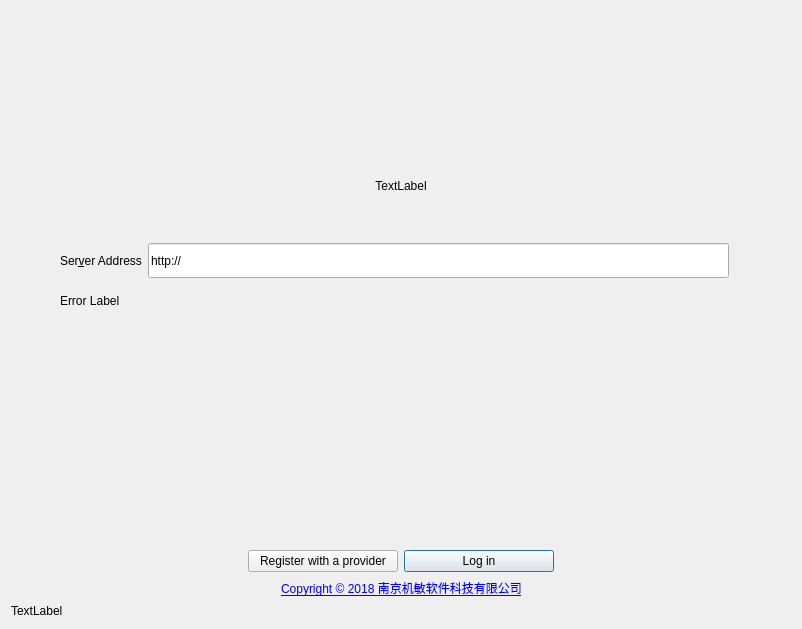
<?xml version="1.0" encoding="UTF-8"?>
<ui version="4.0">
 <class>OwncloudSetupPage</class>
 <widget class="QWidget" name="OwncloudSetupPage">
  <property name="geometry">
   <rect>
    <x>0</x>
    <y>0</y>
    <width>802</width>
    <height>629</height>
   </rect>
  </property>
  <property name="sizePolicy">
   <sizepolicy hsizetype="Preferred" vsizetype="Maximum">
    <horstretch>0</horstretch>
    <verstretch>0</verstretch>
   </sizepolicy>
  </property>
  <property name="windowTitle">
   <string>Form</string>
  </property>
  <property name="autoFillBackground">
   <bool>false</bool>
  </property>
  <property name="styleSheet">
   <string notr="true"/>
  </property>
  <layout class="QGridLayout" name="gridLayout">
   <item row="16" column="0">
    <widget class="QLabel" name="bottomLabel">
     <property name="minimumSize">
      <size>
       <width>0</width>
       <height>0</height>
      </size>
     </property>
     <property name="text">
      <string>TextLabel</string>
     </property>
     <property name="textFormat">
      <enum>Qt::RichText</enum>
     </property>
    </widget>
   </item>
   <item row="14" column="0">
    <layout class="QHBoxLayout" name="horizontalLayout_3">
     <property name="bottomMargin">
      <number>0</number>
     </property>
     <item>
      <spacer name="horizontalSpacer_6">
       <property name="orientation">
        <enum>Qt::Horizontal</enum>
       </property>
       <property name="sizeHint" stdset="0">
        <size>
         <width>40</width>
         <height>20</height>
        </size>
       </property>
      </spacer>
     </item>
     <item>
      <widget class="QLabel" name="installLink">
       <property name="text">
        <string>&lt;a href=&quot;http://www.astute-tec.com&quot;&gt;&lt;span style=&quot; text-decoration: underline; color:#0000ff;&quot;&gt;Copyright © 2018 南京机敏软件科技有限公司&lt;/span&gt;&lt;/a&gt;</string>
       </property>
       <property name="openExternalLinks">
        <bool>true</bool>
       </property>
      </widget>
     </item>
     <item>
      <spacer name="horizontalSpacer_5">
       <property name="orientation">
        <enum>Qt::Horizontal</enum>
       </property>
       <property name="sizeHint" stdset="0">
        <size>
         <width>40</width>
         <height>20</height>
        </size>
       </property>
      </spacer>
     </item>
    </layout>
   </item>
   <item row="3" column="0">
    <widget class="QLabel" name="topLabel">
     <property name="sizePolicy">
      <sizepolicy hsizetype="Preferred" vsizetype="Fixed">
       <horstretch>0</horstretch>
       <verstretch>0</verstretch>
      </sizepolicy>
     </property>
     <property name="text">
      <string>TextLabel</string>
     </property>
     <property name="textFormat">
      <enum>Qt::RichText</enum>
     </property>
     <property name="alignment">
      <set>Qt::AlignCenter</set>
     </property>
     <property name="wordWrap">
      <bool>true</bool>
     </property>
    </widget>
   </item>
   <item row="11" column="0" rowspan="2">
    <layout class="QHBoxLayout" name="buttons" stretch="0,0,0,0">
     <property name="spacing">
      <number>6</number>
     </property>
     <property name="topMargin">
      <number>20</number>
     </property>
     <item>
      <spacer name="horizontalSpacer_3">
       <property name="orientation">
        <enum>Qt::Horizontal</enum>
       </property>
       <property name="sizeHint" stdset="0">
        <size>
         <width>40</width>
         <height>20</height>
        </size>
       </property>
      </spacer>
     </item>
     <item>
      <widget class="QPushButton" name="createAccountButton">
       <property name="enabled">
        <bool>true</bool>
       </property>
       <property name="minimumSize">
        <size>
         <width>150</width>
         <height>0</height>
        </size>
       </property>
       <property name="autoFillBackground">
        <bool>false</bool>
       </property>
       <property name="text">
        <string>Register with a provider</string>
       </property>
       <property name="default">
        <bool>false</bool>
       </property>
      </widget>
     </item>
     <item>
      <widget class="QPushButton" name="loginButton">
       <property name="sizePolicy">
        <sizepolicy hsizetype="Minimum" vsizetype="Fixed">
         <horstretch>0</horstretch>
         <verstretch>0</verstretch>
        </sizepolicy>
       </property>
       <property name="minimumSize">
        <size>
         <width>150</width>
         <height>0</height>
        </size>
       </property>
       <property name="text">
        <string>Log in</string>
       </property>
       <property name="autoDefault">
        <bool>false</bool>
       </property>
       <property name="default">
        <bool>true</bool>
       </property>
       <property name="flat">
        <bool>false</bool>
       </property>
      </widget>
     </item>
     <item>
      <spacer name="horizontalSpacer_4">
       <property name="orientation">
        <enum>Qt::Horizontal</enum>
       </property>
       <property name="sizeHint" stdset="0">
        <size>
         <width>40</width>
         <height>20</height>
        </size>
       </property>
      </spacer>
     </item>
    </layout>
   </item>
   <item row="6" column="0">
    <spacer name="verticalSpacer_4">
     <property name="orientation">
      <enum>Qt::Vertical</enum>
     </property>
     <property name="sizeType">
      <enum>QSizePolicy::MinimumExpanding</enum>
     </property>
     <property name="sizeHint" stdset="0">
      <size>
       <width>20</width>
       <height>20</height>
      </size>
     </property>
    </spacer>
   </item>
   <item row="2" column="0">
    <widget class="OCC::SlideShow" name="slideShow" native="true">
     <property name="font">
      <font>
       <pointsize>12</pointsize>
       <weight>75</weight>
       <bold>true</bold>
      </font>
     </property>
    </widget>
   </item>
   <item row="4" column="0">
    <widget class="QWidget" name="login" native="true">
     <property name="sizePolicy">
      <sizepolicy hsizetype="Minimum" vsizetype="Expanding">
       <horstretch>0</horstretch>
       <verstretch>0</verstretch>
      </sizepolicy>
     </property>
     <property name="minimumSize">
      <size>
       <width>0</width>
       <height>80</height>
      </size>
     </property>
     <property name="styleSheet">
      <string notr="true"/>
     </property>
     <layout class="QHBoxLayout" name="horizontalLayout_2">
      <item>
       <layout class="QHBoxLayout" name="serverBox">
        <property name="sizeConstraint">
         <enum>QLayout::SetDefaultConstraint</enum>
        </property>
        <item>
         <spacer name="horizontalSpacer">
          <property name="orientation">
           <enum>Qt::Horizontal</enum>
          </property>
          <property name="sizeType">
           <enum>QSizePolicy::Preferred</enum>
          </property>
          <property name="sizeHint" stdset="0">
           <size>
            <width>40</width>
            <height>0</height>
           </size>
          </property>
         </spacer>
        </item>
        <item>
         <layout class="QVBoxLayout" name="verticalLayout">
          <item>
           <spacer name="verticalSpacer_2">
            <property name="orientation">
             <enum>Qt::Vertical</enum>
            </property>
            <property name="sizeType">
             <enum>QSizePolicy::MinimumExpanding</enum>
            </property>
            <property name="sizeHint" stdset="0">
             <size>
              <width>20</width>
              <height>0</height>
             </size>
            </property>
           </spacer>
          </item>
          <item>
           <layout class="QHBoxLayout" name="horizontalLayout">
            <item>
             <widget class="QLabel" name="label_2">
              <property name="sizePolicy">
               <sizepolicy hsizetype="Preferred" vsizetype="Ignored">
                <horstretch>0</horstretch>
                <verstretch>0</verstretch>
               </sizepolicy>
              </property>
              <property name="text">
               <string>Ser&amp;ver Address</string>
              </property>
              <property name="buddy">
               <cstring>leUrl</cstring>
              </property>
             </widget>
            </item>
            <item>
             <widget class="OCC::PostfixLineEdit" name="leUrl">
              <property name="sizePolicy">
               <sizepolicy hsizetype="Expanding" vsizetype="Ignored">
                <horstretch>0</horstretch>
                <verstretch>0</verstretch>
               </sizepolicy>
              </property>
              <property name="text">
               <string>http://</string>
              </property>
              <property name="placeholderText">
               <string>http://...</string>
              </property>
             </widget>
            </item>
            <item>
             <layout class="QHBoxLayout" name="resultLayout">
              <property name="spacing">
               <number>0</number>
              </property>
             </layout>
            </item>
            <item>
             <widget class="QLabel" name="urlLabel">
              <property name="sizePolicy">
               <sizepolicy hsizetype="Preferred" vsizetype="Expanding">
                <horstretch>0</horstretch>
                <verstretch>0</verstretch>
               </sizepolicy>
              </property>
              <property name="text">
               <string/>
              </property>
             </widget>
            </item>
           </layout>
          </item>
          <item>
           <widget class="QLabel" name="errorLabel">
            <property name="sizePolicy">
             <sizepolicy hsizetype="MinimumExpanding" vsizetype="MinimumExpanding">
              <horstretch>0</horstretch>
              <verstretch>0</verstretch>
             </sizepolicy>
            </property>
            <property name="text">
             <string>Error Label</string>
            </property>
            <property name="textFormat">
             <enum>Qt::RichText</enum>
            </property>
            <property name="openExternalLinks">
             <bool>true</bool>
            </property>
           </widget>
          </item>
          <item>
           <spacer name="verticalSpacer_3">
            <property name="orientation">
             <enum>Qt::Vertical</enum>
            </property>
            <property name="sizeType">
             <enum>QSizePolicy::MinimumExpanding</enum>
            </property>
            <property name="sizeHint" stdset="0">
             <size>
              <width>20</width>
              <height>0</height>
             </size>
            </property>
           </spacer>
          </item>
         </layout>
        </item>
        <item>
         <spacer name="horizontalSpacer_2">
          <property name="orientation">
           <enum>Qt::Horizontal</enum>
          </property>
          <property name="sizeType">
           <enum>QSizePolicy::Preferred</enum>
          </property>
          <property name="sizeHint" stdset="0">
           <size>
            <width>40</width>
            <height>0</height>
           </size>
          </property>
         </spacer>
        </item>
       </layout>
      </item>
     </layout>
    </widget>
   </item>
   <item row="0" column="0">
    <spacer name="verticalSpacer_5">
     <property name="orientation">
      <enum>Qt::Vertical</enum>
     </property>
     <property name="sizeType">
      <enum>QSizePolicy::MinimumExpanding</enum>
     </property>
     <property name="sizeHint" stdset="0">
      <size>
       <width>20</width>
       <height>20</height>
      </size>
     </property>
    </spacer>
   </item>
  </layout>
 </widget>
 <customwidgets>
  <customwidget>
   <class>OCC::PostfixLineEdit</class>
   <extends>QLineEdit</extends>
   <header>wizard/postfixlineedit.h</header>
  </customwidget>
  <customwidget>
   <class>OCC::SlideShow</class>
   <extends>QWidget</extends>
   <header>wizard/slideshow.h</header>
  </customwidget>
 </customwidgets>
 <resources>
  <include location="../../../theme.qrc"/>
 </resources>
 <connections/>
</ui>
